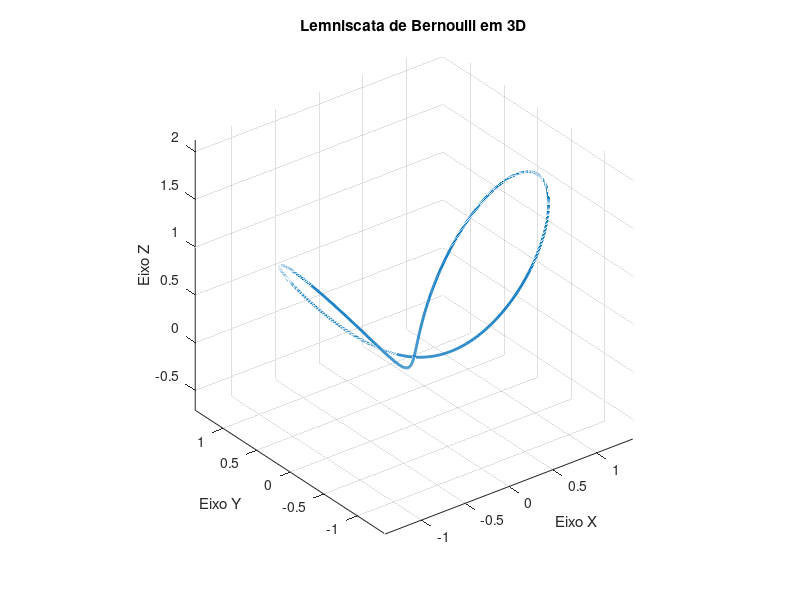

Reproduce this figure in MATLAB.
% Parâmetros da lemniscata de Bernoulli
a = 1; % Parâmetro a
theta = linspace(0, 2*pi, 1000); % Ângulos

% Equações paramétricas para a lemniscata de Bernoulli em coordenadas cartesianas
x = a * sqrt(2) * cos(theta) ./ (sin(theta).^2 + 1);
y = a * sqrt(2) * cos(theta) .* sin(theta) ./ (sin(theta).^2 + 1);
z = a * sqrt(2) * cos(theta) .* cos(theta) ./ (sin(theta).^2 + 1);

% Plot em 3D
figure;
plot3(x, y, z, 'LineWidth', 2);
title('Lemniscata de Bernoulli em 3D');
xlabel('Eixo X');
ylabel('Eixo Y');
zlabel('Eixo Z');
grid on;
axis equal;

% Salvar como imagem PNG
print('lemniscata_de_bernoulli.png', '-dpng');

disp('Imagem salva como lemniscata_de_bernoulli.png');
